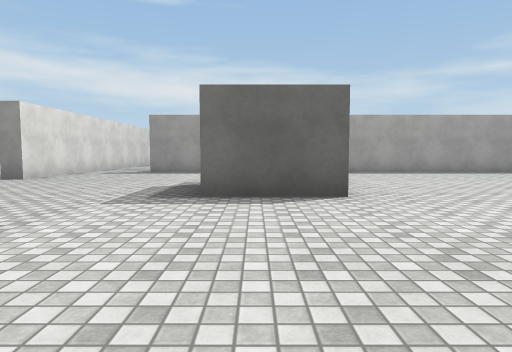
view 1 (above)

24 first-person views from a walk through a Unity game level. The camera is 1.2 m above the floor, tilts 4° down and sees 75° across. The floor is counted in squares, 2 m on a side. Each view is taken from the middle of a square. On the plan, view 1 faces up. The plan holds only what a view shows up to about 10 squares ahead; the rest is blank. The player is left out. Surface patterns are stand-ins for the level's own textures.

view 2
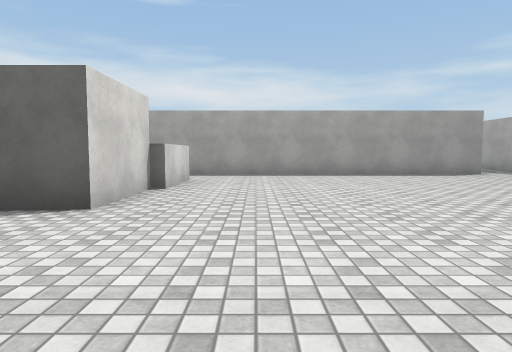

view 3
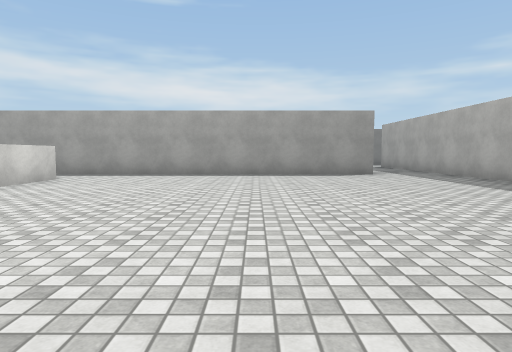

view 4
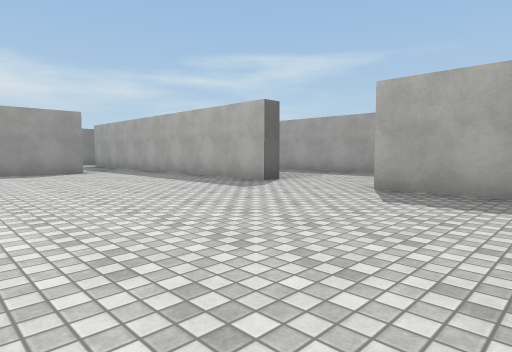

view 5
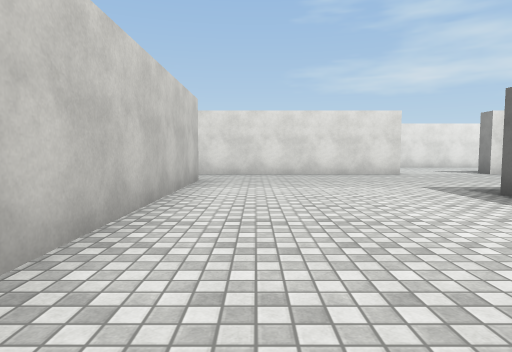

view 6
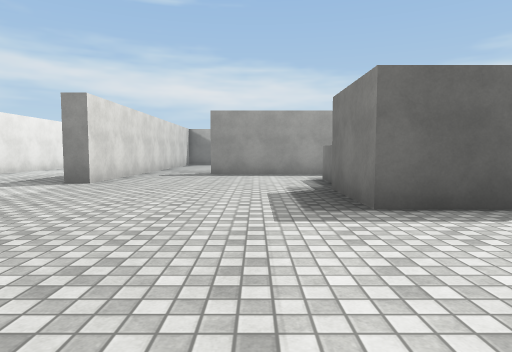

view 7
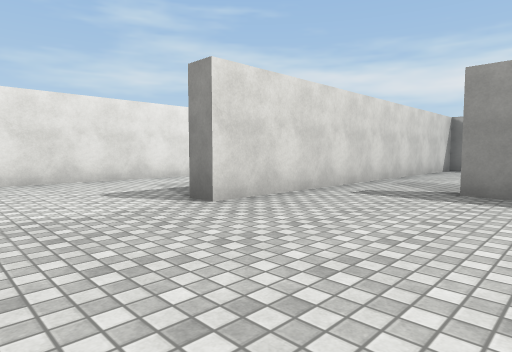

view 8
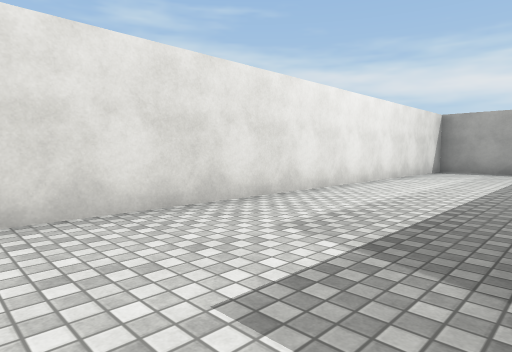

view 9
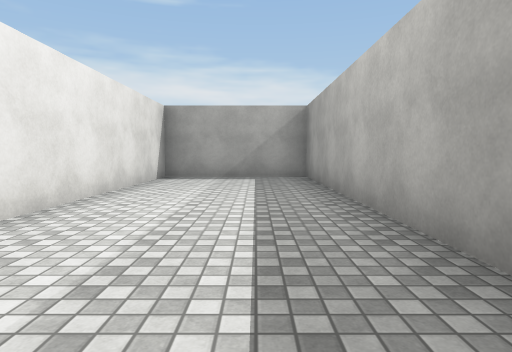

view 10
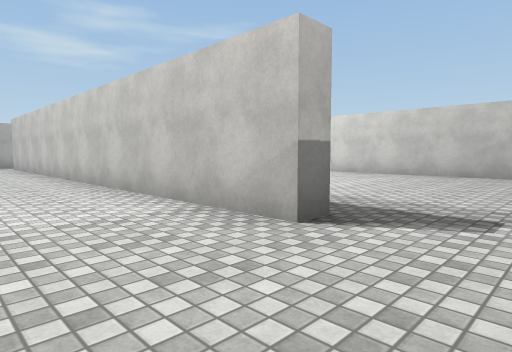

view 11
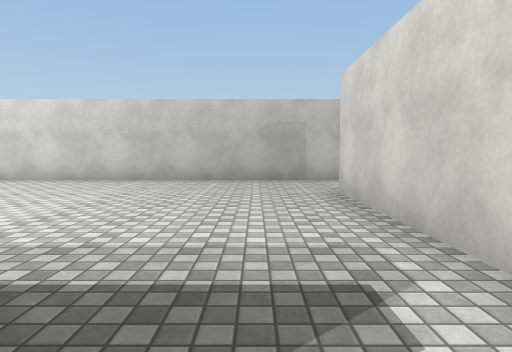

view 12
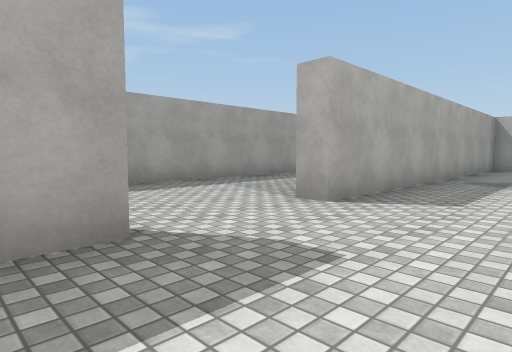

view 13
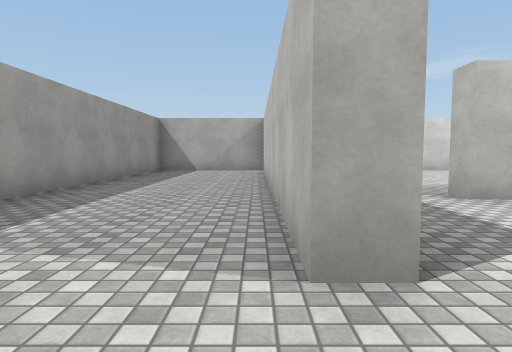

view 14
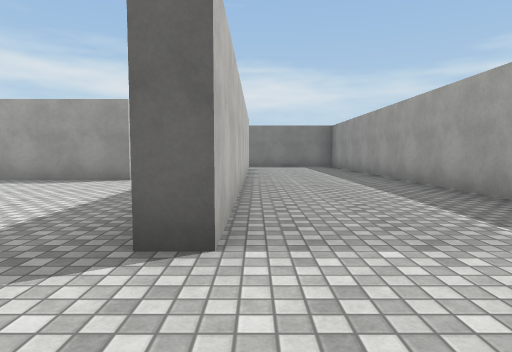

view 15
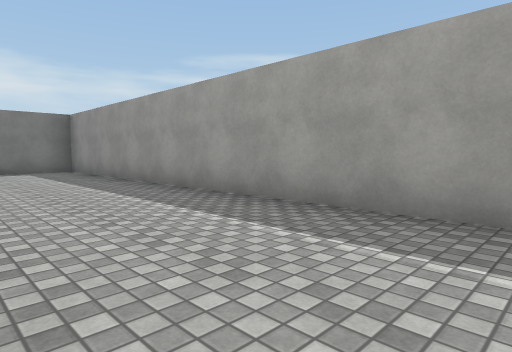

view 16
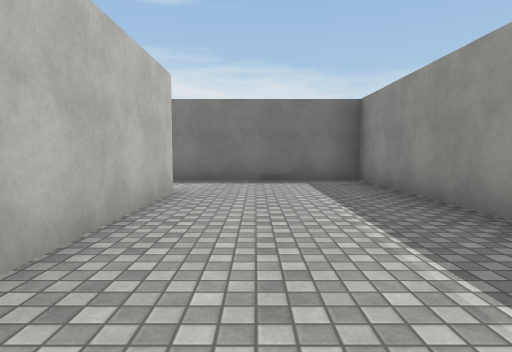

view 17
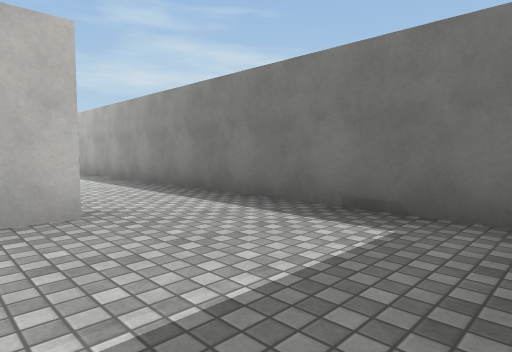

view 18
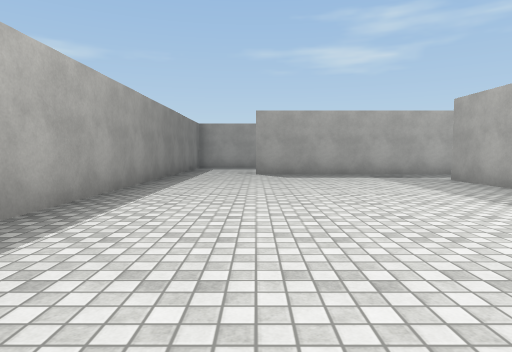

view 19
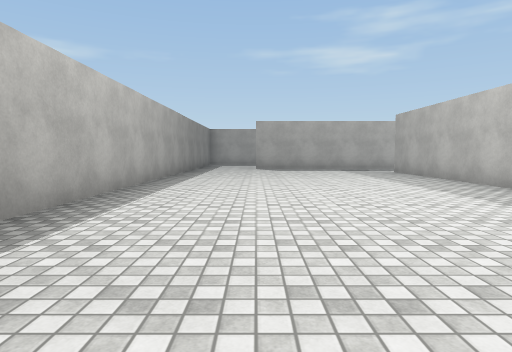

view 20
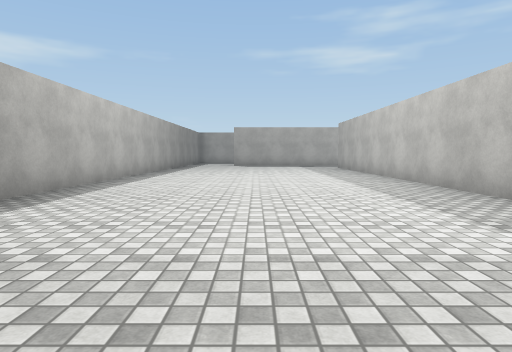

view 21
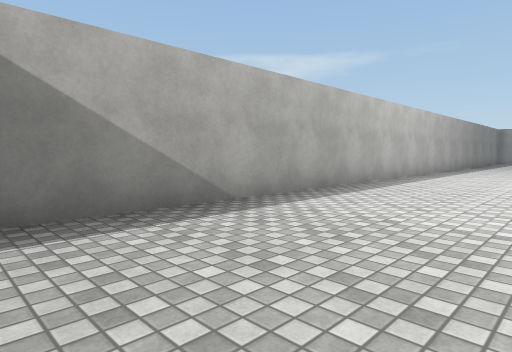

view 22
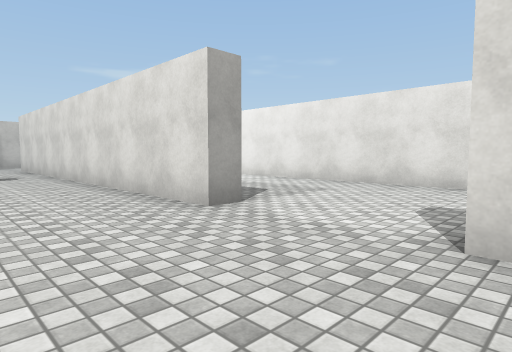

view 23
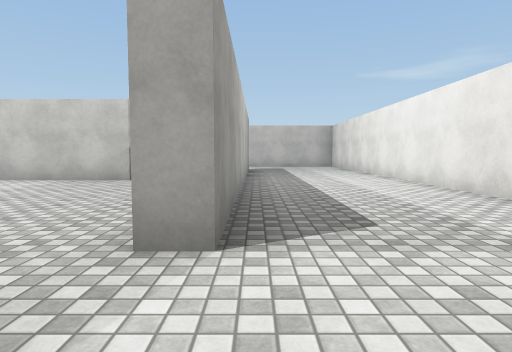

view 24
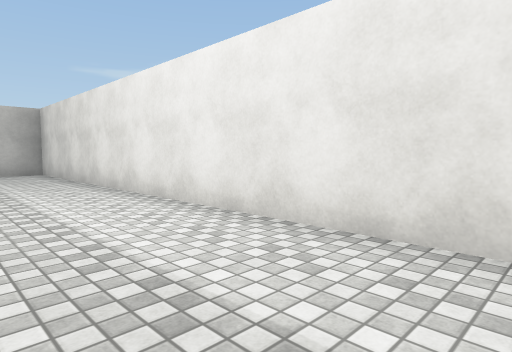

### Floor plan
Points are (right, up) in squares from view 1. A wall is a line through its corners. A room is listed if a view was taken in it or the views show most of it. See-through windows are left out.
Room 1 (views 1, 2, 3, 4, 5, 6, 7, 8, 9, 10, 11, 12, 22, 23, 24)
walls: (-3.3, -0.2) (7, -0.2); (-5.3, 9.5) (-5.3, 7.5) (-5.8, 7.5); (-5.7, 10.5) (-5.7, 17.2) (-9.2, 17.2) (-9.2, -7.3) (-8.2, -7.3); (-5.7, -2.5) (-5.7, 5) (-5.3, 5) (-5.3, -0.5); (8.6, -0.2) (9.2, -0.2) (9.2, -0.8); (9.4, 10.2) (-3.2, 10.2); (11.3, 5) (11.3, 9.5); (11.3, -0.5) (11.3, 2.5)
ways out: opening at (-4.5, 10) to room 2; opening at (10, 10) to room 2; opening at (11, 3.5) to room 2; opening at (-6, -6.5); opening at (-4.5, -1); opening at (10, -1)
objects: box (0, 5) to (1, 6); box (0, 7) to (1, 8)
Room 2 (views 13, 14, 15, 16, 17, 18, 19, 20, 21)
walls: (11.3, 9.5) (11.3, 15); (11.8, 15) (11.8, 5) (11.3, 5); (0.1, 10.7) (9.2, 10.7); (11.3, 2.5) (11.8, 2.5) (11.8, -5.2); (-5.3, 16) (-5.3, 9.5); (15.3, -6.1) (15.3, 17.2) (-4.6, 17.2)
ways out: opening at (-4.5, 10) to room 1; opening at (10, 10) to room 1; opening at (11, 3.5) to room 1

Where each view was taken, in squares from view 1:
view 1: 0 up, 0 right, facing up
view 2: 1 up, 3 right, facing up
view 3: 1 up, 6 right, facing up
view 4: 0 up, 6 right, facing up-right
view 5: 1 up, 4 right, facing left
view 6: 1 up, 2 left, facing up
view 7: 5 up, 2 left, facing up-left
view 8: 6 up, 6 left, facing up-left
view 9: 9 up, 7 left, facing up
view 10: 2 up, 5 left, facing down-right
view 11: 0 up, 4 left, facing down
view 12: 6 up, 9 right, facing down-right
view 13: 4 up, 12 right, facing down
view 14: 3 up, 12 right, facing up
view 15: 6 up, 12 right, facing up-right
view 16: 10 up, 13 right, facing up
view 17: 14 up, 15 right, facing up-left
view 18: 15 up, 2 right, facing right
view 19: 15 up, 1 left, facing right
view 20: 14 up, 4 left, facing right
view 21: 14 up, 5 left, facing up-right
view 22: 8 up, 3 left, facing down-left
view 23: 7 up, 6 left, facing down
view 24: 3 up, 7 left, facing down-left
